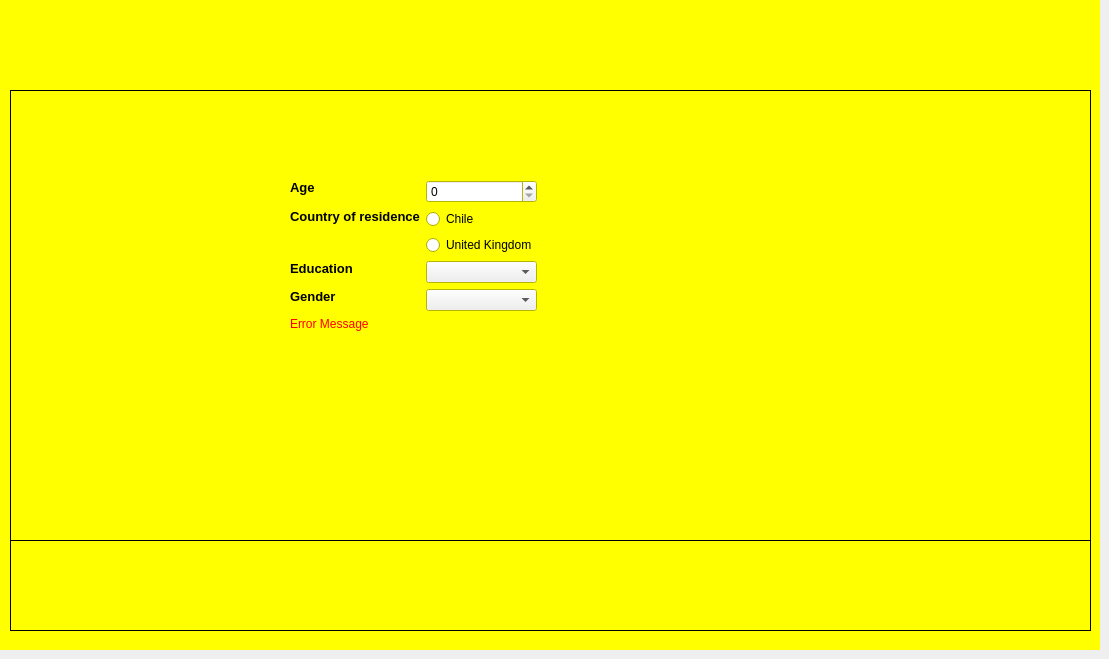
    <widget class="QWidget" name="demographicsPage">
     <widget class="QWidget" name="demographicsPanel" native="true">
      <property name="enabled">
       <bool>true</bool>
      </property>
      <property name="geometry">
       <rect>
        <x>0</x>
        <y>0</y>
        <width>1100</width>
        <height>650</height>
       </rect>
      </property>
      <property name="palette">
       <palette>
        <active>
         <colorrole role="Base">
          <brush brushstyle="SolidPattern">
           <color alpha="255">
            <red>255</red>
            <green>255</green>
            <blue>255</blue>
           </color>
          </brush>
         </colorrole>
         <colorrole role="Window">
          <brush brushstyle="SolidPattern">
           <color alpha="255">
            <red>255</red>
            <green>255</green>
            <blue>0</blue>
           </color>
          </brush>
         </colorrole>
        </active>
        <inactive>
         <colorrole role="Base">
          <brush brushstyle="SolidPattern">
           <color alpha="255">
            <red>255</red>
            <green>255</green>
            <blue>255</blue>
           </color>
          </brush>
         </colorrole>
         <colorrole role="Window">
          <brush brushstyle="SolidPattern">
           <color alpha="255">
            <red>255</red>
            <green>255</green>
            <blue>0</blue>
           </color>
          </brush>
         </colorrole>
        </inactive>
        <disabled>
         <colorrole role="Base">
          <brush brushstyle="SolidPattern">
           <color alpha="255">
            <red>255</red>
            <green>255</green>
            <blue>0</blue>
           </color>
          </brush>
         </colorrole>
         <colorrole role="Window">
          <brush brushstyle="SolidPattern">
           <color alpha="255">
            <red>255</red>
            <green>255</green>
            <blue>0</blue>
           </color>
          </brush>
         </colorrole>
        </disabled>
       </palette>
      </property>
      <property name="autoFillBackground">
       <bool>true</bool>
      </property>
      <widget class="QWidget" name="gridLayoutWidget">
       <property name="geometry">
        <rect>
         <x>290</x>
         <y>180</y>
         <width>471</width>
         <height>361</height>
        </rect>
       </property>
       <layout class="QGridLayout" name="gridDemographics">
        <property name="sizeConstraint">
         <enum>QLayout::SetFixedSize</enum>
        </property>
        <item row="0" column="1">
         <widget class="QSpinBox" name="txtAge"/>
        </item>
        <item row="1" column="0" rowspan="2">
         <widget class="QLabel" name="countryFieldLbl">
          <property name="font">
           <font>
            <pointsize>10</pointsize>
            <weight>75</weight>
            <bold>true</bold>
           </font>
          </property>
          <property name="text">
           <string>Country of residence</string>
          </property>
          <property name="textFormat">
           <enum>Qt::AutoText</enum>
          </property>
          <property name="alignment">
           <set>Qt::AlignLeading|Qt::AlignLeft|Qt::AlignTop</set>
          </property>
         </widget>
        </item>
        <item row="1" column="1">
         <widget class="QRadioButton" name="radioButtonChile">
          <property name="text">
           <string>Chile</string>
          </property>
         </widget>
        </item>
        <item row="4" column="0">
         <widget class="QLabel" name="eduFieldLbl">
          <property name="font">
           <font>
            <pointsize>10</pointsize>
            <weight>75</weight>
            <bold>true</bold>
           </font>
          </property>
          <property name="text">
           <string>Education</string>
          </property>
          <property name="textFormat">
           <enum>Qt::AutoText</enum>
          </property>
          <property name="alignment">
           <set>Qt::AlignLeading|Qt::AlignLeft|Qt::AlignTop</set>
          </property>
         </widget>
        </item>
        <item row="4" column="1">
         <widget class="QComboBox" name="cboxEducation">
          <property name="currentIndex">
           <number>-1</number>
          </property>
         </widget>
        </item>
        <item row="0" column="0">
         <widget class="QLabel" name="ageFieldLbl">
          <property name="font">
           <font>
            <pointsize>10</pointsize>
            <weight>75</weight>
            <bold>true</bold>
           </font>
          </property>
          <property name="text">
           <string>Age</string>
          </property>
          <property name="textFormat">
           <enum>Qt::AutoText</enum>
          </property>
          <property name="alignment">
           <set>Qt::AlignLeading|Qt::AlignLeft|Qt::AlignTop</set>
          </property>
         </widget>
        </item>
        <item row="2" column="1">
         <widget class="QRadioButton" name="radioButtonUK">
          <property name="text">
           <string>United Kingdom</string>
          </property>
         </widget>
        </item>
        <item row="5" column="0">
         <widget class="QLabel" name="genderFieldLbl">
          <property name="font">
           <font>
            <pointsize>10</pointsize>
            <weight>75</weight>
            <bold>true</bold>
           </font>
          </property>
          <property name="text">
           <string>Gender</string>
          </property>
          <property name="textFormat">
           <enum>Qt::AutoText</enum>
          </property>
          <property name="alignment">
           <set>Qt::AlignLeading|Qt::AlignLeft|Qt::AlignTop</set>
          </property>
         </widget>
        </item>
        <item row="5" column="1">
         <widget class="QComboBox" name="cboxGender">
          <property name="currentIndex">
           <number>-1</number>
          </property>
         </widget>
        </item>
        <item row="6" column="0" colspan="2">
         <widget class="QLabel" name="errorLbl">
          <property name="palette">
           <palette>
            <active>
             <colorrole role="WindowText">
              <brush brushstyle="SolidPattern">
               <color alpha="255">
                <red>255</red>
                <green>0</green>
                <blue>0</blue>
               </color>
              </brush>
             </colorrole>
            </active>
            <inactive>
             <colorrole role="WindowText">
              <brush brushstyle="SolidPattern">
               <color alpha="255">
                <red>255</red>
                <green>0</green>
                <blue>0</blue>
               </color>
              </brush>
             </colorrole>
            </inactive>
            <disabled>
             <colorrole role="WindowText">
              <brush brushstyle="SolidPattern">
               <color alpha="255">
                <red>69</red>
                <green>69</green>
                <blue>69</blue>
               </color>
              </brush>
             </colorrole>
            </disabled>
           </palette>
          </property>
          <property name="text">
           <string>Error Message</string>
          </property>
          <property name="wordWrap">
           <bool>true</bool>
          </property>
         </widget>
        </item>
       </layout>
      </widget>
      <widget class="QWidget" name="gridLayoutWidget_38">
       <property name="geometry">
        <rect>
         <x>10</x>
         <y>540</y>
         <width>1081</width>
         <height>91</height>
        </rect>
       </property>
       <layout class="QGridLayout" name="pushButtonsDemographicsGrid"/>
      </widget>
      <widget class="QWidget" name="gridLayoutWidget_43">
       <property name="geometry">
        <rect>
         <x>10</x>
         <y>10</y>
         <width>1081</width>
         <height>81</height>
        </rect>
       </property>
       <layout class="QGridLayout" name="demographicsTitleGrid"/>
      </widget>
      <widget class="QLabel" name="demographicsTextPanel">
       <property name="geometry">
        <rect>
         <x>10</x>
         <y>90</y>
         <width>1081</width>
         <height>451</height>
        </rect>
       </property>
       <property name="font">
        <font>
         <family>Helvetica</family>
         <pointsize>14</pointsize>
         <weight>75</weight>
         <bold>true</bold>
        </font>
       </property>
       <property name="frameShape">
        <enum>QFrame::Box</enum>
       </property>
       <property name="text">
        <string/>
       </property>
       <property name="alignment">
        <set>Qt::AlignHCenter|Qt::AlignTop</set>
       </property>
      </widget>
      <widget class="QLabel" name="pushButtonsDemographicsPanel">
       <property name="geometry">
        <rect>
         <x>10</x>
         <y>540</y>
         <width>1081</width>
         <height>91</height>
        </rect>
       </property>
       <property name="font">
        <font>
         <family>Helvetica</family>
         <pointsize>14</pointsize>
         <weight>75</weight>
         <bold>true</bold>
        </font>
       </property>
       <property name="frameShape">
        <enum>QFrame::Box</enum>
       </property>
       <property name="text">
        <string/>
       </property>
       <property name="alignment">
        <set>Qt::AlignHCenter|Qt::AlignTop</set>
       </property>
      </widget>
      <zorder>pushButtonsDemographicsPanel</zorder>
      <zorder>demographicsTextPanel</zorder>
      <zorder>gridLayoutWidget</zorder>
      <zorder>gridLayoutWidget_38</zorder>
      <zorder>gridLayoutWidget_43</zorder>
     </widget>
    </widget>
